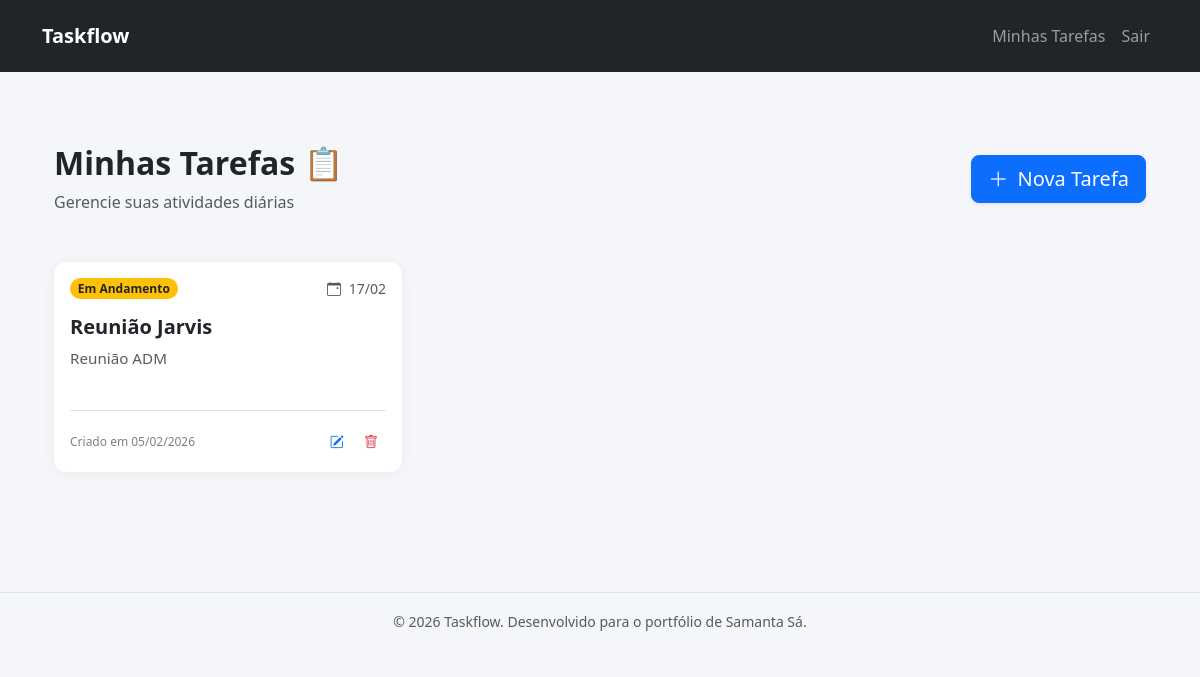
Page /tasks/ (signed in) on the committed database.
### tasks/models.py (models this page shows, shortened)
class Task(models.Model):
    STATUS_PENDING = 'PENDENTE'
    STATUS_IN_PROGRESS = 'EM_ANDAMENTO'
    STATUS_COMPLETED = 'COMPLETOpython manage.py makemigrations'
    STATUS_CHOICES = [
        (STATUS_PENDING, 'Pendente'),
        (STATUS_IN_PROGRESS, 'Em Andamento'),
        (STATUS_COMPLETED, 'Completo'),
    ]
    title = models.CharField(max_length=255)
    description = models.TextField(blank=True)
    status = models.CharField(
        max_length=50,
        choices=STATUS_CHOICES,
        default=STATUS_PENDING
    )
    due_date = models.DateField(null=True, blank=True)
    created_at = models.DateTimeField(auto_now_add=True)
    updated_at = models.DateTimeField(auto_now=True)
    user = models.ForeignKey(
        User,
        on_delete=models.CASCADE,
        related_name='tasks'
    )
    class Meta:
        ordering = ['-created_at']

### tasks/views.py (the view)
# urls.py: path('', views.task_list, name='task_list'),
@login_required
def task_list(request):
    tasks = Task.objects.filter(user=request.user)
    return render(request, 'tasks/task_list.html', {'tasks': tasks})

### templates/tasks/task_list.html (shortened to what this page needs)
{% extends 'base.html' %}
{% block content %}
<div class="container py-5">
    <div class="d-flex justify-content-between align-items-center mb-5">
        <div>
            <h2 class="fw-bold text-dark">Minhas Tarefas 📋</h2>
            <p class="text-muted m-0">Gerencie suas atividades diárias</p>
        </div>
        <a href="{% url 'task_create' %}" class="btn btn-primary btn-lg shadow-sm">
            <i class="bi bi-plus-lg me-1"></i> Nova Tarefa
        </a>
    </div>
    <div class="row row-cols-1 row-cols-md-2 row-cols-lg-3 g-4">
        {% for task in tasks %}
        <div class="col">
            <div class="card h-100 task-card border-0"> <div class="card-body d-flex flex-column">
                    <div class="d-flex justify-content-between align-items-start mb-3">
                        <span class="badge rounded-pill
                            {% if task.status == 'concluida' %}bg-success
                            {% elif task.status == 'em_andamento' %}bg-info text-dark
                            {% else %}bg-warning text-dark{% endif %}">
                            {{ task.get_status_display }}
                        </span>
                        {% if task.due_date %}
                        <small class="text-muted" title="Prazo Final">
                            <i class="bi bi-calendar-event me-1"></i> {{ task.due_date|date:"d/m" }}
                        </small>
                        {% endif %}
                    </div>
                    <h5 class="card-title fw-bold text-truncate">{{ task.title }}</h5>
                    <p class="card-text text-muted flex-grow-1" style="font-size: 0.95rem;">
                        {{ task.description|default:"Sem descrição adicional."|truncatewords:15 }}
                    </p>
                    <div class="d-flex justify-content-between align-items-center mt-4 pt-3 border-top">
                        <small class="text-black-50" style="font-size: 0.75rem;">
                            Criado em {{ task.created_at|date:"d/m/Y" }}
                        </small>
                        <div>
                            <a href="{% url 'task_update' task.pk %}" class="btn btn-sm btn-outline-primary border-0" title="Editar">
                                <i class="bi bi-pencil-square"></i>
                            </a>
                            <button type="button" class="btn btn-sm btn-outline-danger border-0 btn-delete" data-url="{% url 'task_delete' task.pk %}" title="Excluir">
                                <i class="bi bi-trash"></i>
                            </button>
                        </div>
                    </div>
                </div>
            </div>
        </div>
        {% endfor %}
    </div>
</div>
{% endblock %}

### templates/static/css/style.css (style rules this page uses)
:root { --primary-color: #0d6efd; --bg-color: #f4f6f9; --card-hover: translateY(-5px); }
body { background-color: var(--bg-color); font-family: 'Segoe UI', Tahoma, Geneva, Verdana, sans-serif; min-height: 100vh; display: flex; flex-direction: column; }
.task-card { border: none; border-radius: 12px; background: white; box-shadow: 0 2px 15px rgba(0,0,0,0.05); transition: all 0.3s ease; }

### rows in the picture
Task: status "Em Andamento", due_date "17/02", title "Reunião Jarvis", description "Reunião ADM", created_at "05/02/2026"
